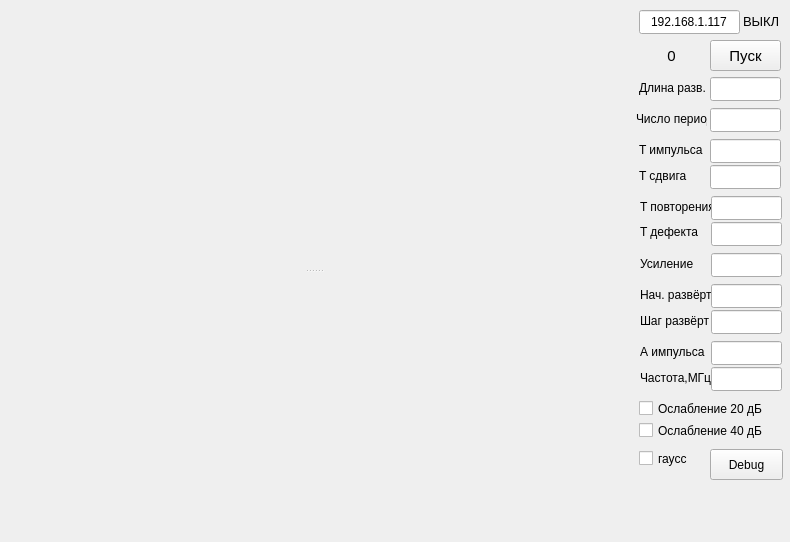
<?xml version="1.0" encoding="UTF-8"?>
<ui version="4.0">
 <class>q_win_sparrow</class>
 <widget class="QMainWindow" name="q_win_sparrow">
  <property name="geometry">
   <rect>
    <x>0</x>
    <y>0</y>
    <width>790</width>
    <height>542</height>
   </rect>
  </property>
  <property name="windowTitle">
   <string>q_win_sparrow</string>
  </property>
  <widget class="QWidget" name="centralWidget">
   <layout class="QHBoxLayout" name="horizontalLayout" stretch="1,0">
    <property name="spacing">
     <number>2</number>
    </property>
    <property name="leftMargin">
     <number>0</number>
    </property>
    <property name="topMargin">
     <number>0</number>
    </property>
    <property name="rightMargin">
     <number>0</number>
    </property>
    <property name="bottomMargin">
     <number>0</number>
    </property>
    <item>
     <widget class="QSplitter" name="splitter_main">
      <property name="orientation">
       <enum>Qt::Vertical</enum>
      </property>
      <widget class="PlotterWidget" name="widget_setted" native="true"/>
      <widget class="PlotterWidget" name="widget_osc" native="true"/>
     </widget>
    </item>
    <item>
     <widget class="QWidget" name="widget" native="true">
      <property name="minimumSize">
       <size>
        <width>161</width>
        <height>0</height>
       </size>
      </property>
      <widget class="QLabel" name="label">
       <property name="geometry">
        <rect>
         <x>10</x>
         <y>76</y>
         <width>71</width>
         <height>24</height>
        </rect>
       </property>
       <property name="text">
        <string>Длина разв.</string>
       </property>
      </widget>
      <widget class="QLabel" name="label_con_state">
       <property name="geometry">
        <rect>
         <x>114</x>
         <y>11</y>
         <width>51</width>
         <height>21</height>
        </rect>
       </property>
       <property name="font">
        <font>
         <pointsize>10</pointsize>
        </font>
       </property>
       <property name="text">
        <string>ВЫКЛ</string>
       </property>
      </widget>
      <widget class="param_ed" name="ed_osc_length">
       <property name="geometry">
        <rect>
         <x>81</x>
         <y>77</y>
         <width>71</width>
         <height>24</height>
        </rect>
       </property>
       <property name="font">
        <font>
         <pointsize>11</pointsize>
        </font>
       </property>
       <property name="alignment">
        <set>Qt::AlignCenter</set>
       </property>
      </widget>
      <widget class="QLineEdit" name="lineEdit_ip">
       <property name="geometry">
        <rect>
         <x>10</x>
         <y>10</y>
         <width>101</width>
         <height>24</height>
        </rect>
       </property>
       <property name="font">
        <font>
         <pointsize>9</pointsize>
        </font>
       </property>
       <property name="text">
        <string>192.168.1.117</string>
       </property>
       <property name="alignment">
        <set>Qt::AlignCenter</set>
       </property>
      </widget>
      <widget class="QPushButton" name="pushButton_start_stop">
       <property name="geometry">
        <rect>
         <x>81</x>
         <y>40</y>
         <width>71</width>
         <height>31</height>
        </rect>
       </property>
       <property name="font">
        <font>
         <pointsize>11</pointsize>
        </font>
       </property>
       <property name="text">
        <string>Пуск</string>
       </property>
       <property name="checkable">
        <bool>true</bool>
       </property>
      </widget>
      <widget class="param_ed" name="ed_t_imp_len">
       <property name="geometry">
        <rect>
         <x>81</x>
         <y>139</y>
         <width>71</width>
         <height>24</height>
        </rect>
       </property>
       <property name="font">
        <font>
         <pointsize>11</pointsize>
        </font>
       </property>
       <property name="alignment">
        <set>Qt::AlignCenter</set>
       </property>
      </widget>
      <widget class="QLabel" name="label_t_imp">
       <property name="geometry">
        <rect>
         <x>10</x>
         <y>138</y>
         <width>71</width>
         <height>24</height>
        </rect>
       </property>
       <property name="text">
        <string>T импульса</string>
       </property>
      </widget>
      <widget class="param_ed" name="ed_t_imp_offset">
       <property name="geometry">
        <rect>
         <x>81</x>
         <y>165</y>
         <width>71</width>
         <height>24</height>
        </rect>
       </property>
       <property name="font">
        <font>
         <pointsize>11</pointsize>
        </font>
       </property>
       <property name="alignment">
        <set>Qt::AlignCenter</set>
       </property>
      </widget>
      <widget class="QLabel" name="label_t_imp_offset">
       <property name="geometry">
        <rect>
         <x>10</x>
         <y>164</y>
         <width>71</width>
         <height>24</height>
        </rect>
       </property>
       <property name="text">
        <string>T сдвига</string>
       </property>
      </widget>
      <widget class="param_ed" name="ed_t_cycle">
       <property name="geometry">
        <rect>
         <x>82</x>
         <y>196</y>
         <width>71</width>
         <height>24</height>
        </rect>
       </property>
       <property name="font">
        <font>
         <pointsize>11</pointsize>
        </font>
       </property>
       <property name="alignment">
        <set>Qt::AlignCenter</set>
       </property>
      </widget>
      <widget class="QLabel" name="label_t_def">
       <property name="geometry">
        <rect>
         <x>11</x>
         <y>220</y>
         <width>71</width>
         <height>24</height>
        </rect>
       </property>
       <property name="text">
        <string>T дефекта</string>
       </property>
      </widget>
      <widget class="QLabel" name="label_t_cycle">
       <property name="geometry">
        <rect>
         <x>11</x>
         <y>195</y>
         <width>71</width>
         <height>24</height>
        </rect>
       </property>
       <property name="text">
        <string>T повторения</string>
       </property>
      </widget>
      <widget class="param_ed" name="ed_t_def">
       <property name="geometry">
        <rect>
         <x>82</x>
         <y>222</y>
         <width>71</width>
         <height>24</height>
        </rect>
       </property>
       <property name="font">
        <font>
         <pointsize>11</pointsize>
        </font>
       </property>
       <property name="alignment">
        <set>Qt::AlignCenter</set>
       </property>
      </widget>
      <widget class="QLabel" name="label_a_imp">
       <property name="geometry">
        <rect>
         <x>11</x>
         <y>340</y>
         <width>71</width>
         <height>24</height>
        </rect>
       </property>
       <property name="text">
        <string>А импульса</string>
       </property>
      </widget>
      <widget class="param_ed" name="ed_a_imp">
       <property name="geometry">
        <rect>
         <x>82</x>
         <y>341</y>
         <width>71</width>
         <height>24</height>
        </rect>
       </property>
       <property name="font">
        <font>
         <pointsize>11</pointsize>
        </font>
       </property>
       <property name="alignment">
        <set>Qt::AlignCenter</set>
       </property>
      </widget>
      <widget class="QLabel" name="label_f_imp">
       <property name="geometry">
        <rect>
         <x>11</x>
         <y>366</y>
         <width>71</width>
         <height>24</height>
        </rect>
       </property>
       <property name="text">
        <string>Частота,МГц</string>
       </property>
      </widget>
      <widget class="param_ed" name="ed_f_imp">
       <property name="geometry">
        <rect>
         <x>82</x>
         <y>367</y>
         <width>71</width>
         <height>24</height>
        </rect>
       </property>
       <property name="font">
        <font>
         <pointsize>11</pointsize>
        </font>
       </property>
       <property name="alignment">
        <set>Qt::AlignCenter</set>
       </property>
      </widget>
      <widget class="QCheckBox" name="checkBox_gauss">
       <property name="geometry">
        <rect>
         <x>10</x>
         <y>450</y>
         <width>70</width>
         <height>17</height>
        </rect>
       </property>
       <property name="text">
        <string>гаусс</string>
       </property>
      </widget>
      <widget class="QLabel" name="label_num_periods">
       <property name="geometry">
        <rect>
         <x>7</x>
         <y>107</y>
         <width>71</width>
         <height>24</height>
        </rect>
       </property>
       <property name="text">
        <string>Число периодов</string>
       </property>
      </widget>
      <widget class="param_ed" name="ed_num_periods">
       <property name="geometry">
        <rect>
         <x>81</x>
         <y>108</y>
         <width>71</width>
         <height>24</height>
        </rect>
       </property>
       <property name="font">
        <font>
         <pointsize>11</pointsize>
        </font>
       </property>
       <property name="alignment">
        <set>Qt::AlignCenter</set>
       </property>
      </widget>
      <widget class="QPushButton" name="pushButt_debug">
       <property name="geometry">
        <rect>
         <x>81</x>
         <y>449</y>
         <width>73</width>
         <height>31</height>
        </rect>
       </property>
       <property name="font">
        <font>
         <pointsize>9</pointsize>
        </font>
       </property>
       <property name="text">
        <string>Debug</string>
       </property>
      </widget>
      <widget class="param_ed" name="ed_kus">
       <property name="geometry">
        <rect>
         <x>82</x>
         <y>253</y>
         <width>71</width>
         <height>24</height>
        </rect>
       </property>
       <property name="font">
        <font>
         <pointsize>11</pointsize>
        </font>
       </property>
       <property name="alignment">
        <set>Qt::AlignCenter</set>
       </property>
      </widget>
      <widget class="QLabel" name="label_kus">
       <property name="geometry">
        <rect>
         <x>11</x>
         <y>252</y>
         <width>71</width>
         <height>24</height>
        </rect>
       </property>
       <property name="text">
        <string>Усиление</string>
       </property>
      </widget>
      <widget class="param_ed" name="ed_beg_osc">
       <property name="geometry">
        <rect>
         <x>82</x>
         <y>284</y>
         <width>71</width>
         <height>24</height>
        </rect>
       </property>
       <property name="font">
        <font>
         <pointsize>11</pointsize>
        </font>
       </property>
       <property name="alignment">
        <set>Qt::AlignCenter</set>
       </property>
      </widget>
      <widget class="QLabel" name="label_beg_osc">
       <property name="geometry">
        <rect>
         <x>11</x>
         <y>283</y>
         <width>71</width>
         <height>24</height>
        </rect>
       </property>
       <property name="text">
        <string>Нач. развёрт</string>
       </property>
      </widget>
      <widget class="QLabel" name="label_step_osc">
       <property name="geometry">
        <rect>
         <x>11</x>
         <y>309</y>
         <width>71</width>
         <height>24</height>
        </rect>
       </property>
       <property name="text">
        <string>Шаг развёрт</string>
       </property>
      </widget>
      <widget class="param_ed" name="ed_step_osc">
       <property name="geometry">
        <rect>
         <x>82</x>
         <y>310</y>
         <width>71</width>
         <height>24</height>
        </rect>
       </property>
       <property name="font">
        <font>
         <pointsize>11</pointsize>
        </font>
       </property>
       <property name="alignment">
        <set>Qt::AlignCenter</set>
       </property>
      </widget>
      <widget class="QLabel" name="label_ampl_val">
       <property name="geometry">
        <rect>
         <x>12</x>
         <y>40</y>
         <width>61</width>
         <height>31</height>
        </rect>
       </property>
       <property name="font">
        <font>
         <pointsize>11</pointsize>
        </font>
       </property>
       <property name="text">
        <string>0</string>
       </property>
       <property name="alignment">
        <set>Qt::AlignCenter</set>
       </property>
      </widget>
      <widget class="QCheckBox" name="checkBox_attenuation_lev0">
       <property name="geometry">
        <rect>
         <x>10</x>
         <y>400</y>
         <width>131</width>
         <height>17</height>
        </rect>
       </property>
       <property name="text">
        <string>Ослабление 20 дБ</string>
       </property>
      </widget>
      <widget class="QCheckBox" name="checkBox_attenuation_lev1">
       <property name="geometry">
        <rect>
         <x>10</x>
         <y>422</y>
         <width>131</width>
         <height>17</height>
        </rect>
       </property>
       <property name="text">
        <string>Ослабление 40 дБ</string>
       </property>
      </widget>
     </widget>
    </item>
   </layout>
  </widget>
 </widget>
 <layoutdefault spacing="6" margin="11"/>
 <customwidgets>
  <customwidget>
   <class>PlotterWidget</class>
   <extends>QWidget</extends>
   <header location="global">PlotterWidget.h</header>
   <container>1</container>
  </customwidget>
  <customwidget>
   <class>param_ed</class>
   <extends>QLineEdit</extends>
   <header location="global">param_ed.h</header>
  </customwidget>
 </customwidgets>
 <tabstops>
  <tabstop>pushButton_start_stop</tabstop>
  <tabstop>lineEdit_ip</tabstop>
  <tabstop>ed_osc_length</tabstop>
 </tabstops>
 <resources/>
 <connections/>
</ui>
